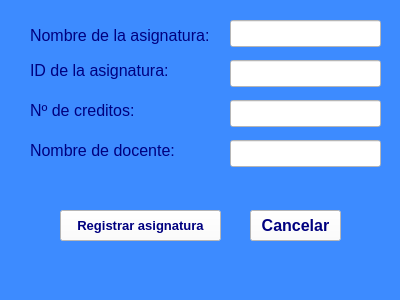
<?xml version="1.0" encoding="UTF-8"?>
<ui version="4.0">
 <class>Form</class>
 <widget class="QWidget" name="Form">
  <property name="geometry">
   <rect>
    <x>0</x>
    <y>0</y>
    <width>400</width>
    <height>300</height>
   </rect>
  </property>
  <property name="windowTitle">
   <string>Form</string>
  </property>
  <property name="styleSheet">
   <string notr="true">background-color: rgb(61, 139, 255);
</string>
  </property>
  <widget class="QLineEdit" name="lblIDAsig_2">
   <property name="geometry">
    <rect>
     <x>230</x>
     <y>60</y>
     <width>151</width>
     <height>27</height>
    </rect>
   </property>
   <property name="font">
    <font>
     <pointsize>12</pointsize>
    </font>
   </property>
   <property name="styleSheet">
    <string notr="true">background-color: rgb(255, 255, 255);</string>
   </property>
  </widget>
  <widget class="QLabel" name="text1_2">
   <property name="geometry">
    <rect>
     <x>30</x>
     <y>20</y>
     <width>191</width>
     <height>31</height>
    </rect>
   </property>
   <property name="font">
    <font>
     <pointsize>12</pointsize>
    </font>
   </property>
   <property name="styleSheet">
    <string notr="true">color: rgb(0, 0, 127);</string>
   </property>
   <property name="text">
    <string>Nombre de la asignatura:</string>
   </property>
  </widget>
  <widget class="QLineEdit" name="lblCredito_2">
   <property name="geometry">
    <rect>
     <x>230</x>
     <y>100</y>
     <width>151</width>
     <height>27</height>
    </rect>
   </property>
   <property name="font">
    <font>
     <pointsize>12</pointsize>
    </font>
   </property>
   <property name="styleSheet">
    <string notr="true">background-color: rgb(255, 255, 255);</string>
   </property>
  </widget>
  <widget class="QLabel" name="text3_2">
   <property name="geometry">
    <rect>
     <x>30</x>
     <y>100</y>
     <width>121</width>
     <height>21</height>
    </rect>
   </property>
   <property name="font">
    <font>
     <pointsize>12</pointsize>
    </font>
   </property>
   <property name="styleSheet">
    <string notr="true">color: rgb(0, 0, 127);</string>
   </property>
   <property name="text">
    <string>Nº de creditos:</string>
   </property>
  </widget>
  <widget class="QPushButton" name="btnRegistrar_2">
   <property name="geometry">
    <rect>
     <x>60</x>
     <y>210</y>
     <width>161</width>
     <height>31</height>
    </rect>
   </property>
   <property name="font">
    <font>
     <pointsize>10</pointsize>
     <weight>75</weight>
     <bold>true</bold>
    </font>
   </property>
   <property name="styleSheet">
    <string notr="true">color: rgb(0, 0, 127);
background-color: rgb(255, 255, 255);
</string>
   </property>
   <property name="text">
    <string>Registrar asignatura</string>
   </property>
  </widget>
  <widget class="QLabel" name="text14_2">
   <property name="geometry">
    <rect>
     <x>30</x>
     <y>140</y>
     <width>151</width>
     <height>21</height>
    </rect>
   </property>
   <property name="font">
    <font>
     <pointsize>12</pointsize>
    </font>
   </property>
   <property name="styleSheet">
    <string notr="true">color: rgb(0, 0, 127);</string>
   </property>
   <property name="text">
    <string>Nombre de docente:</string>
   </property>
  </widget>
  <widget class="QLineEdit" name="lblNombre_2">
   <property name="geometry">
    <rect>
     <x>230</x>
     <y>140</y>
     <width>151</width>
     <height>27</height>
    </rect>
   </property>
   <property name="font">
    <font>
     <pointsize>12</pointsize>
    </font>
   </property>
   <property name="styleSheet">
    <string notr="true">background-color: rgb(255, 255, 255);</string>
   </property>
  </widget>
  <widget class="QLineEdit" name="lblNombreAsig_2">
   <property name="geometry">
    <rect>
     <x>230</x>
     <y>20</y>
     <width>151</width>
     <height>27</height>
    </rect>
   </property>
   <property name="font">
    <font>
     <pointsize>12</pointsize>
    </font>
   </property>
   <property name="styleSheet">
    <string notr="true">background-color: rgb(255, 255, 255);</string>
   </property>
  </widget>
  <widget class="QLabel" name="text2_2">
   <property name="geometry">
    <rect>
     <x>30</x>
     <y>60</y>
     <width>151</width>
     <height>21</height>
    </rect>
   </property>
   <property name="font">
    <font>
     <pointsize>12</pointsize>
    </font>
   </property>
   <property name="styleSheet">
    <string notr="true">color: rgb(0, 0, 127);</string>
   </property>
   <property name="text">
    <string>ID de la asignatura:</string>
   </property>
  </widget>
  <widget class="QPushButton" name="btnCancelar_2">
   <property name="geometry">
    <rect>
     <x>250</x>
     <y>210</y>
     <width>91</width>
     <height>31</height>
    </rect>
   </property>
   <property name="font">
    <font>
     <pointsize>12</pointsize>
     <weight>75</weight>
     <bold>true</bold>
    </font>
   </property>
   <property name="styleSheet">
    <string notr="true">color: rgb(0, 0, 127);
background-color: rgb(255,255,255);
</string>
   </property>
   <property name="text">
    <string>Cancelar</string>
   </property>
  </widget>
 </widget>
 <resources/>
 <connections/>
</ui>
